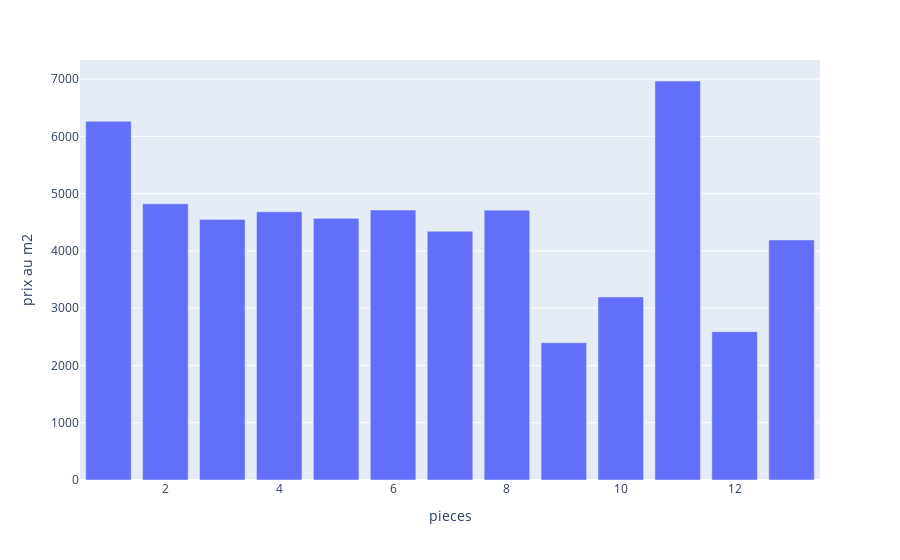

Notebook code cell kept with this figure:
### Code cell
fig = px.bar(df_price_surface, x=df_price_surface.index, y="prix au m2")
fig.show()

### Figure 1 — Plotly figure (JSON) as saved in the notebook; plotly's stock layout.template omitted (floating-point values rounded to 4 significant figures)
{"data": [{"alignmentgroup": "True", "hovertemplate": "pieces=%{x}<br>prix au m2=%{y}<extra></extra>", "legendgroup": "", "marker": {"color": "#636efa", "pattern": {"shape": ""}}, "name": "", "offsetgroup": "", "orientation": "v", "showlegend": false, "textposition": "auto", "type": "bar", "x": [1, 2, 3, 4, 5, 6, 7, 8, 9, 10, 11, 12, 13], "xaxis": "x", "y": [6263.0, 4822.0, 4550.0, 4684.0, 4569.0, 4713.0, 4342.0, 4712.0, 2397.0, 3197.0, 6967.0, 2590, 4192], "yaxis": "y"}], "layout": {"autosize": true, "barmode": "relative", "legend": {"tracegroupgap": 0}, "margin": {"t": 60}, "xaxis": {"anchor": "y", "autorange": true, "domain": [0, 1], "range": [0.5, 13.5], "title": {"text": "pieces"}, "type": "linear"}, "yaxis": {"anchor": "x", "autorange": true, "domain": [0, 1], "range": [0, 7333.0], "title": {"text": "prix au m2"}, "type": "linear"}}}
